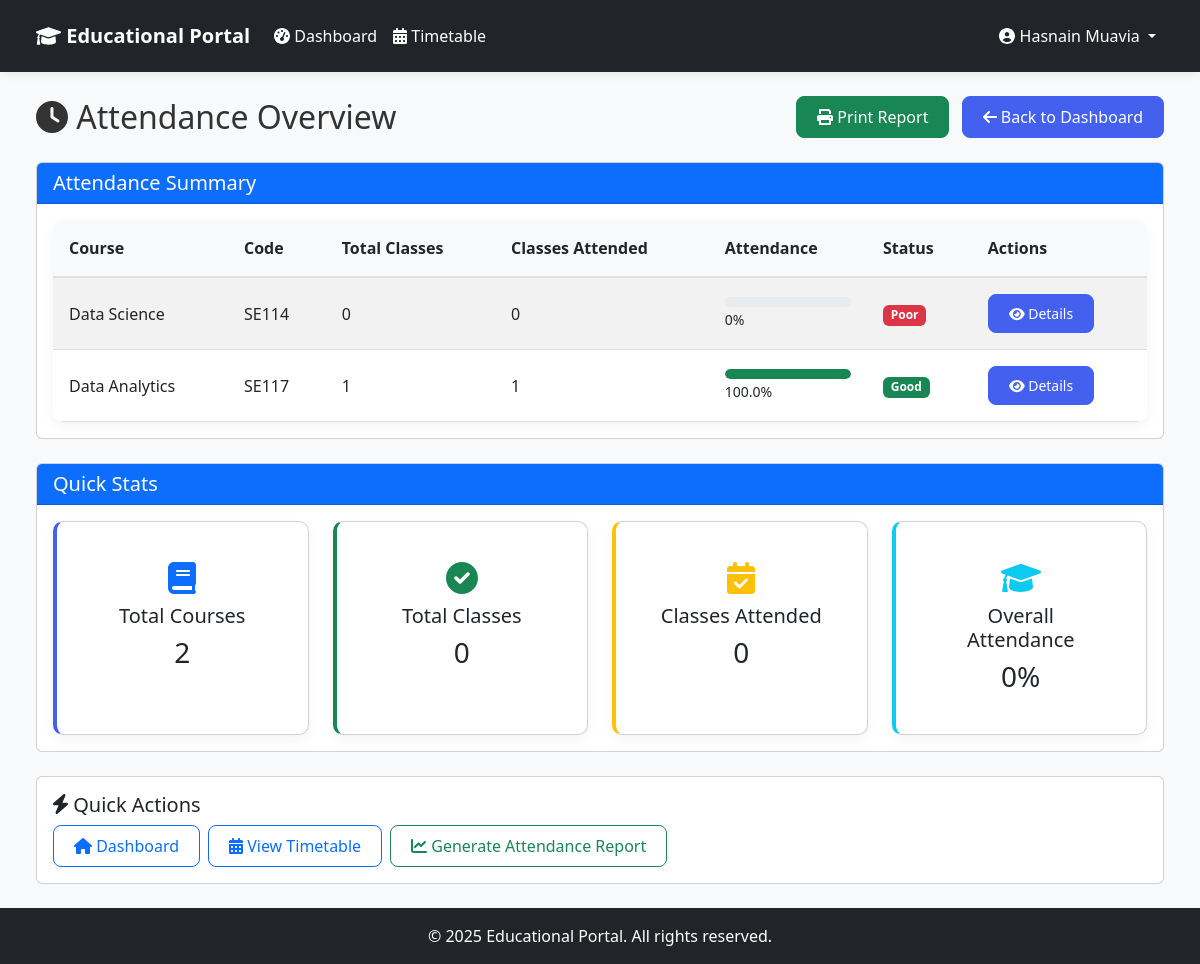
Page /student-dashboard/attendance/ (signed in) on the earlier database version.
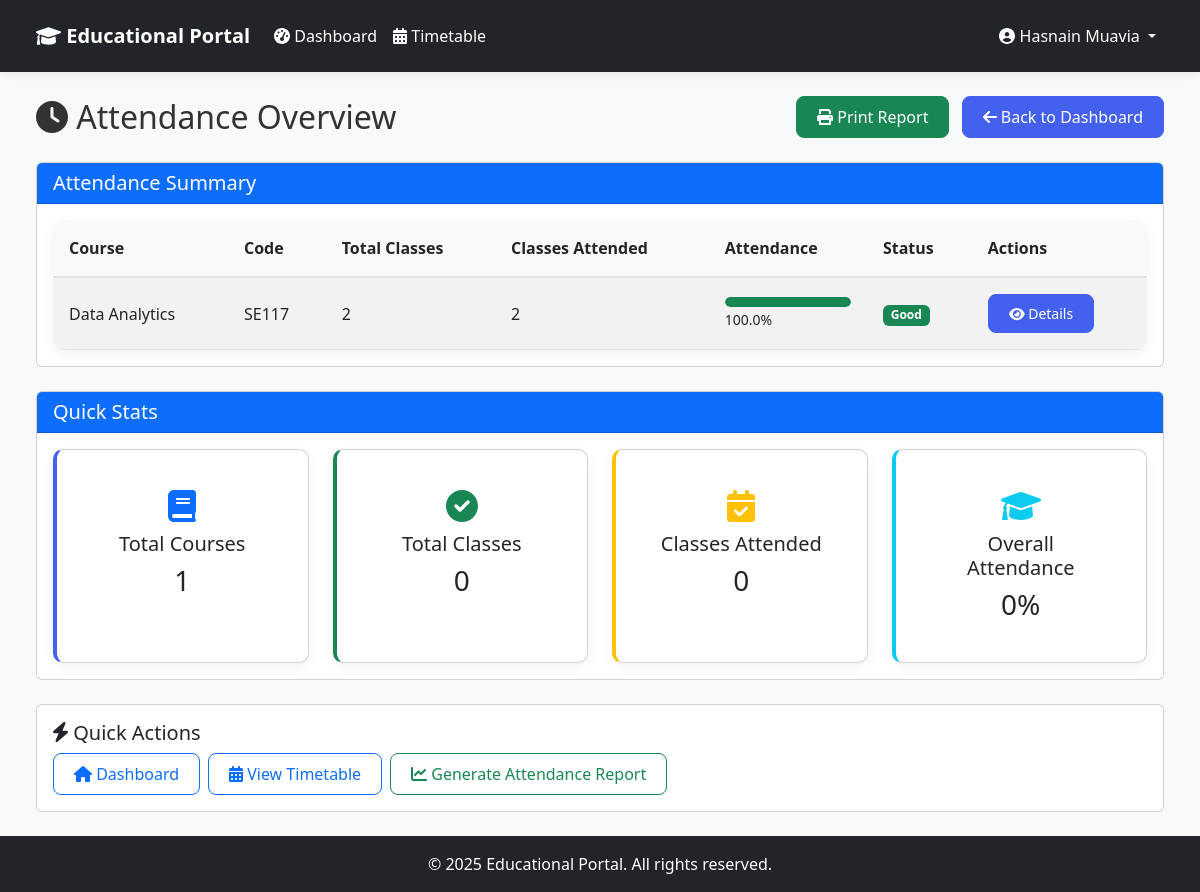
Same page on the later database version.
### core/models.py (models this page shows, shortened)
class Course(models.Model):
    name = models.CharField(max_length=100)
    code = models.CharField(max_length=20, unique=True)
    description = models.TextField(blank=True, null=True)

### student_dashboard/views.py (the view, shortened to what this page needs)
# urls.py: path('attendance/', views.view_attendance, name='student_view_attendance'),
@login_required
@user_passes_test(is_student)
def view_attendance(request, course_id=None):
    student = get_object_or_404(Student, user=request.user)
    courses = student.courses.all()
    attendance_data = []
    for course in courses:
        total_classes = Attendance.objects.filter(course=course, student=student).count()
        present_classes = Attendance.objects.filter(course=course, student=student, is_present=True).count()
        attendance_percentage = (present_classes / total_classes * 100) if total_classes > 0 else 0
        attendance_data.append({
            'course': course,
            'total_classes': total_classes,
            'present_classes': present_classes,
            'attendance_percentage': round(attendance_percentage, 2)
        })
    context = {
        'attendance_data': attendance_data,
    }
    return render(request, 'student_dashboard/attendance.html', context)

### core/models.py (called while the page is built)
    def is_faculty(self):
        return self.role == Role.FACULTY

    def is_student(self):
        return self.role == Role.STUDENT

### student_dashboard/views.py (called while the page is built)
def is_student(user):
    return user.is_authenticated and user.is_student()

### templates/student_dashboard/attendance.html (shortened to what the changed rows need)
{% extends 'base.html' %}
{% block content %}
<div class="container-fluid">
    <div class="d-flex justify-content-between align-items-center mb-4">
        <h2 class="mb-0">
            <i class="fas fa-clock"></i> Attendance Overview
        </h2>
    </div>
    <div class="card mb-4">
        <div class="card-body">
            <div class="table-responsive">
                <table class="table table-striped table-hover">
                    <thead>
                        <tr>
                            <th>Course</th>
                            <th>Code</th>
                            <th>Total Classes</th>
                            <th>Classes Attended</th>
                            <th>Attendance</th>
                            <th>Status</th>
                            <th>Actions</th>
                        </tr>
                    </thead>
                    <tbody>
                        {% for item in attendance_data %}
                        <tr>
                            <td>{{ item.course.name }}</td>
                            <td>{{ item.course.code }}</td>
                            <td>{{ item.total_classes }}</td>
                            <td>{{ item.present_classes }}</td>
                            <td>
                                <div class="progress" style="height: 10px;">
                                    <div class="progress-bar
                                        {% if item.attendance_percentage >= 75 %}
                                        bg-success
                                        {% elif item.attendance_percentage >= 60 %}
                                        bg-warning
                                        {% else %}
                                        bg-danger
                                        {% endif %}"
                                         role="progressbar"
                                         style="width: {{ item.attendance_percentage }}%"
                                         aria-valuenow="{{ item.attendance_percentage }}"
                                         aria-valuemin="0"
                                         aria-valuemax="100">
                                    </div>
                                </div>
                                <small>{{ item.attendance_percentage }}%</small>
                            </td>
                            <td>
                                {% if item.attendance_percentage >= 75 %}
                                <span class="badge bg-success">Good</span>
                                {% elif item.attendance_percentage >= 60 %}
                                <span class="badge bg-warning">Average</span>
                                {% else %}
                                <span class="badge bg-danger">Poor</span>
                                {% endif %}
                            </td>
                            <td>
                                <a href="{% url 'student_course_attendance' item.course.id %}" class="btn btn-sm btn-primary">
                                    <i class="fas fa-eye"></i> Details
                                </a>
                            </td>
                        </tr>
                        {% empty %}
                        <tr>
                            <td colspan="7" class="text-center">No attendance data available.</td>
                        </tr>
                        {% endfor %}
                    </tbody>
                </table>
            </div>
        </div>
    </div>
    <div class="row">
        <div class="col-12">
            <div class="card">
                <div class="card-body">
                    <div class="row g-4">
                        <div class="col-6 col-md-3">
                            <div class="card stat-card primary text-center h-100">
                                <div class="card-body">
                                    <i class="fas fa-book fa-2x mb-2 text-primary"></i>
                                    <h5 class="card-title">Total Courses</h5>
                                    <h3 class="mb-0">{{ attendance_data|length }}</h3>
                                </div>
                            </div>
                        </div>
                    </div>
                </div>
            </div>
        </div>
    </div>
</div>
{% endblock %}
{% block extra_css %}
<link rel="stylesheet" href="https://cdnjs.cloudflare.com/ajax/libs/font-awesome/6.0.0/css/all.min.css">
{% endblock %}

Differences in the rows shown:
removed Course: course.name "Data Science", course.code "SE114", total_classes "0", present_classes "0", attendance_percentage "0", shows "Poor"
computed for Course "Data Analytics": total_classes "1" → "2"; present_classes "1" → "2"
Other differences:
{{ attendance_data|length }}: "2" → "1"
